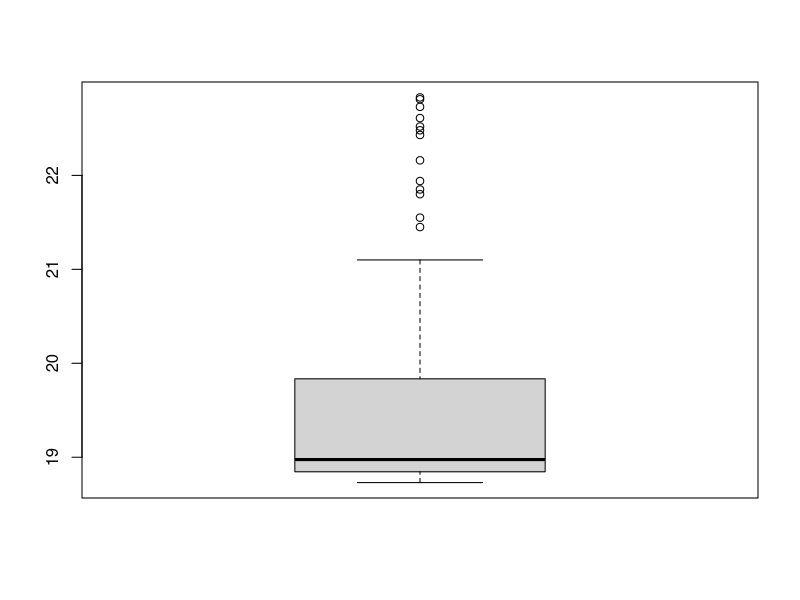

Here is the R script that generated this plot:
## ---- chunk 1
temperature <- c(18.81,18.73,18.92,18.87,18.76,18.79,18.87,18.84,18.89,18.89,
                 18.93,18.95,18.92,18.97,19.00,18.99,19.00,19.00,18.99,19.00,
                 18.98,18.97,18.97,18.97,18.97,18.98,18.96,18.94,18.94,18.91,
                 18.90,18.89,18.87,18.85,18.85,18.84,18.83,18.81,18.81,18.81,
                 18.81,18.81,18.80,18.79,18.80,18.79,18.79,18.78,18.77,18.78,
                 18.79,18.79,18.79,18.79,18.79,18.79,18.80,18.79,18.81,18.80,
                 18.81,18.81,18.82,18.84,18.87,18.89,18.89,18.91,18.96,19.02,
                 19.11,19.15,18.95,18.92,18.84,18.85,18.96,18.92,18.95,18.95,
                 18.91,19.00,19.02,19.06,19.05,19.47,19.32,19.05,19.66,19.57,
                 19.23,19.42,19.36,19.66,19.79,19.81,19.99,21.10,21.94,22.52,
                 22.81,22.43,22.16,21.55,21.80,21.02,21.85,21.45,22.48,22.73,
                 22.61,22.83,20.85,20.68,19.76,19.81,19.74,19.58,19.35,19.40,
                 19.75,19.76,19.85,19.82,19.86,20.08,20.06,19.85,20.04,19.90,
                 19.96,20.12,19.94,20.20,20.17,20.31,20.17,20.37,20.36,20.13)

length(temperature)

range(temperature)
summary(temperature)
boxplot(temperature)

fahrenheit = (temperature * (9/5))+32
fahrenheit



sort(temperature)
order(temperature)


temperature[order(temperature)] # ordnen nach index


## ---- chunk 2

temperature[5]
temperature[length(temperature)]

temp20 = temperature[1:20]
1:20
seq(1,20)

low30 = order(temperature)[1:30]
temperature[low30]

temp_sorted = sort(temperature)

temp_sorted[1:30]

sort(temperature)[1:30]
sort(temperature[1:30])
## ---- chunk 3

temperature > 22
temperature[temperature > 22]

length(temperature[temperature == 18.79])

temperature == 18.79
sum(temperature == 18.79)


# gibt den index wo die abfrage TRUE ist
which(temperature > 22)
temperature[which(temperature > 22)]

temperature == 18.79
temperature != 18.79

!(temperature > 22)
temperature < 22


## ---- chunk 4

## ---- chunk 5


